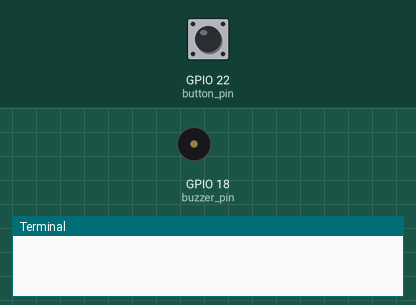
Simulated run of this program. Board: Raspberry Pi (BCM pin numbers). Shown: buzzer (waves = sounding), the last lines printed to the terminal. The inputs (shaded band) are chosen by the test bench; at power-on: GPIO 22 (button_pin) LOW.

Above: at 1.2 s.
1.3 s: GPIO 22 (button_pin) pulled HIGH for 0.15 s
At 1.7 s:
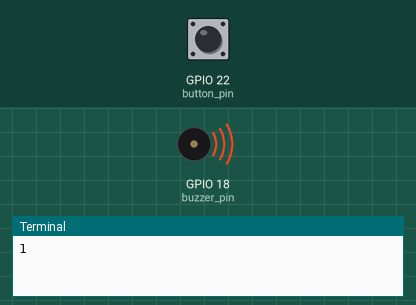
3.3 s: GPIO 22 (button_pin) pulled HIGH for 1 s
At 4.3 s:
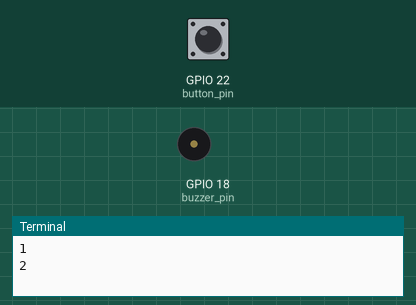
5.8 s: GPIO 22 (button_pin) pulled HIGH for 0.15 s
At 6.2 s:
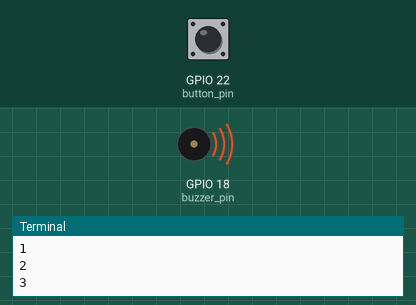
Timing chart, 0 to 8.8 s (numbered marks = the images above; inputs shaded):
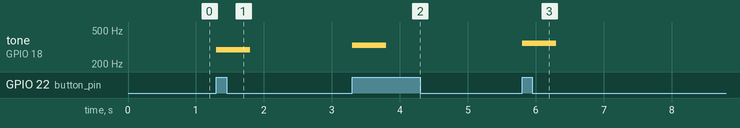

The program:

test6.py
```python
# 문제 풀이6

# 라즈베리파이 보드의 GPIO 22번 핀으로 버튼 입력 받고
# GPIO 18번 핀으로 부저 회로 구성

# 버튼 입력은 외부 인터럽트 처리 or 반복문  사용하고 싶은거 사용

# 누를때마다 도,레,미,파,솔,라,시,도 소리 변경되게 작성

# 조건문으로 상태 변경 처리
import RPi.GPIO as GPIO
import time

button_pin = 22
buzzer_pin = 18

GPIO.setmode(GPIO.BCM)

GPIO.setup(button_pin, GPIO.IN)
GPIO.setup(buzzer_pin, GPIO.OUT)

pwm = GPIO.PWM(buzzer_pin, 1.0)
pwm.start(0.0)

melody = [262,294,330,349,392,440,494,523]

buttonInputPrev = False
cnt = 0

try:
	while True:
		buttonInput = GPIO.input(button_pin)
		# print(buttonInput)

		if buttonInput and not buttonInputPrev:
			cnt = cnt + 1
			if cnt == 8:
				cnt = 0
			print(cnt);

			pwm.ChangeFrequency(melody[cnt])
			pwm.ChangeDutyCycle(50.0)
			time.sleep(0.5)
			pwm.ChangeDutyCycle(0.0)

		buttonInputPrev = buttonInput

except KeyboardInterrupt:
	pass

pwm.stop()
GPIO.cleanup()
```

Measured:
- after the input at 1.3 s, tone on GPIO 18 (buzzer_pin): silent → 294 Hz at once, → silent 0.50 s later
- after the input at 3.3 s, tone on GPIO 18 (buzzer_pin): silent → 330 Hz at once, → silent 0.50 s later
- after the input at 5.8 s, tone on GPIO 18 (buzzer_pin): silent → 349 Hz at once, → silent 0.50 s later
